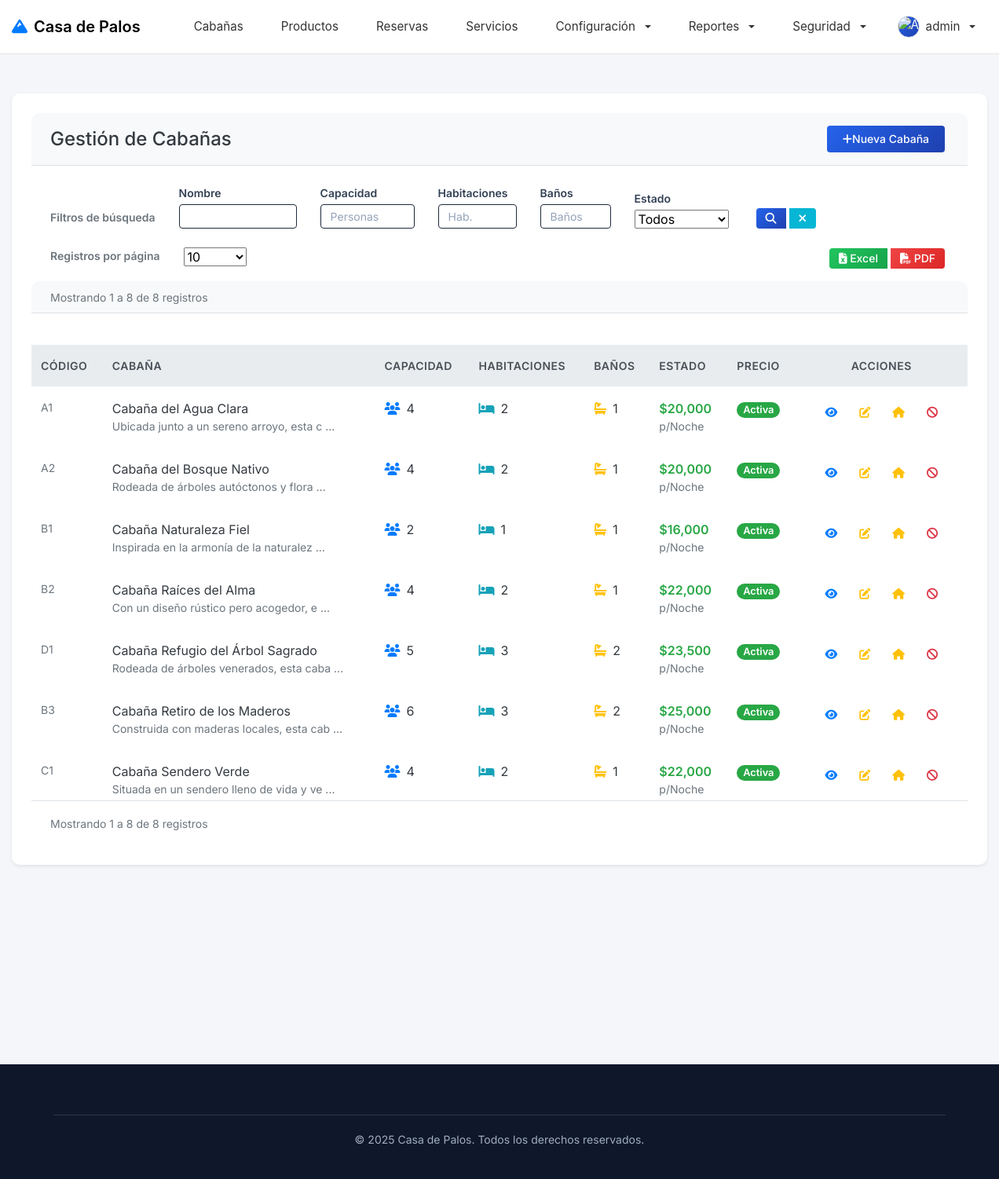
/cabanias (signed in), run on the app's committed database.
### tables this page shows
CREATE TABLE `modulo` (
  `id_modulo` int NOT NULL AUTO_INCREMENT,
  `modulo_descripcion` varchar(45) NOT NULL,
  `modulo_ruta` varchar(45) NOT NULL,
  `modulo_estado` int NOT NULL,
  `rela_menu` int DEFAULT NULL,
  PRIMARY KEY (`id_modulo`),
  KEY `fk_modulo_menu1_idx` (`rela_menu`),
  CONSTRAINT `fk_modulo_menu1` FOREIGN KEY (`rela_menu`) REFERENCES `menu` (`id_menu`)
);

CREATE TABLE `menu` (
  `id_menu` int NOT NULL AUTO_INCREMENT,
  `menu_nombre` varchar(45) NOT NULL,
  `menu_orden` int NOT NULL DEFAULT '1',
  `menu_estado` int NOT NULL DEFAULT '1',
  PRIMARY KEY (`id_menu`)
);

CREATE TABLE `cabania` (
  `id_cabania` int NOT NULL AUTO_INCREMENT,
  `cabania_codigo` varchar(45) NOT NULL,
  `cabania_nombre` varchar(45) NOT NULL,
  `cabania_descripcion` varchar(400) NOT NULL,
  `cabania_capacidad` int NOT NULL,
  `cabania_precio` float NOT NULL,
  `cabania_ubicacion` varchar(100) NOT NULL,
  `cabania_cantidadbanios` int NOT NULL,
  `cabania_cantidadhabitaciones` int NOT NULL,
  `cabania_foto` varchar(250) NOT NULL,
  `cabania_estado` int NOT NULL,
  PRIMARY KEY (`id_cabania`)
);

### Views/admin/operaciones/cabanias/listado.php (the view, shortened to what the rows shown need)
<div class="container-fluid">
    <div class="card border-0 shadow-sm">
        <div class="card-body p-0">
            <?php if (empty($cabanias)): ?>
                <div class="empty-state py-5 text-center">
                    <div class="mb-4">
                        <i class="fas fa-home fa-3x text-muted opacity-50"></i>
                    </div>
                    <h6 class="text-muted">No se encontraron cabañas</h6>
                    <p class="text-muted small mb-3">Intenta modificar los filtros o crea una nueva cabaña.</p>
                    <a href="<?= url('/admin/cabanias/formulario') ?>" class="btn btn-outline-dark btn-sm">
                        <i class="fas fa-plus fa-sm"></i> Crear cabaña
                    </a>
                </div>
            <?php else: ?>
                <?php if (isset($pagination) && $pagination['total'] > 0): ?>
                    <?php
                    $perPage = (int) ($_GET['per_page'] ?? 10);
                    $start = (($pagination['current_page'] - 1) * $perPage) + 1;
                    $end = min($pagination['current_page'] * $perPage, $pagination['total']);
                    $renderPagination = function($showInfo = true) use ($pagination, $start, $end) {
                    ?>
                        <div class="row align-items-center">
                            <?php if ($showInfo): ?>
                                <div class="col-sm-6">
                                    <span class="text-muted small">
                                        Mostrando <?= $start ?> a <?= $end ?> de <?= $pagination['total'] ?> registros
                                    </span>
                                </div>
                            <?php endif; ?>
                        </div>
                    <?php }; ?>
                    <div class="card-header bg-light border-bottom py-2">
                        <?php $renderPagination(true); ?>
                    </div>
                <?php endif; ?>
                <div class="table-responsive">
                    <table id="tablaCabanias" class="table table-hover mb-0">
                        <thead class="thead-light">
                            <tr>
                                <th class="border-0 py-3">Código</th>
                                <th class="border-0 py-3">Cabaña</th>
                                <th class="border-0 py-3">Capacidad</th>
                                <th class="border-0 py-3">Habitaciones</th>
                                <th class="border-0 py-3">Baños</th>
                                <th class="border-0 py-3">Estado</th>
                                <th class="border-0 py-3">Precio</th>
                                <th class="border-0 py-3 text-center">Acciones</th>
                            </tr>
                        </thead>
                        <tbody>
                            <?php foreach ($cabanias as $index => $cabania): ?>
                                <tr>
                                    <td class="border-0 py-3">
                                        <div class="small text-muted">
                                            <?= htmlspecialchars($cabania['cabania_codigo']) ?>
                                        </div>
                                    </td>
                                    <td class="border-0 py-3">
                                        <div class="d-flex align-items-center">
                                            <div>
                                                <div class="fw-medium text-dark"><?= htmlspecialchars($cabania['cabania_nombre']) ?></div>
                                                <div class="small text-muted">
                                                    <?= htmlspecialchars(substr($cabania['cabania_descripcion'], 0, 40)) ?>
                                                    <?= strlen($cabania['cabania_descripcion']) > 40 ? '...' : '' ?>
                                                </div>
                                            </div>
                                        </div>
                                    </td>
                                    <td class="border-0 py-3">
                                        <div class="d-flex align-items-center">
                                            <i class="fas fa-users text-primary me-2"></i>
                                            <span class="text-dark ml-2"><?= $cabania['cabania_capacidad'] ?></span>
                                        </div>
                                    </td>
                                    <td class="border-0 py-3">
                                        <div class="d-flex align-items-center">
                                            <i class="fas fa-bed text-info me-2"></i>
                                            <span class="text-dark ml-2"><?= $cabania['cabania_cantidadhabitaciones'] ?></span>
                                        </div>
                                    </td>
                                    <td class="border-0 py-3">
                                        <div class="d-flex align-items-center">
                                            <i class="fas fa-bath text-warning me-2"></i>
                                            <span class="text-dark ml-2"><?= $cabania['cabania_cantidadbanios'] ?></span>
                                        </div>
                                    </td>
                                    <td class="border-0 py-3">
                                        <span class="fw-medium text-success">$<?= number_format($cabania['cabania_precio'], 0, '.', ',') ?></span>
                                        <small class="text-muted d-block">p/Noche</small>
                                    </td>
                                    <td class="border-0 py-3">
                                        <?php if ($cabania['cabania_estado'] == 1): ?>
                                            <span class="badge bg-success text-white px-2 py-1 rounded-pill">Activa</span>
                                        <?php elseif ($cabania['cabania_estado'] == 2): ?>
                                            <span class="badge bg-warning text-dark px-2 py-1 rounded-pill">Ocupada</span>
                                        <?php else: ?>
                                            <span class="badge bg-danger text-white px-2 py-1 rounded-pill">Inactiva</span>
                                        <?php endif; ?>
                                    </td>
                                    <td class="border-0 py-3 text-center">
                                        <div class="btn-group btn-group-sm" role="group">
                                            <a href="<?= url('/cabanias/' . $cabania['id_cabania']) ?>"
                                               class="btn btn-outline-primary btn-sm"
                                               title="Ver detalle">
                                                <i class="fas fa-eye"></i>
                                            </a>
                                            <a href="<?= url('/cabanias/' . $cabania['id_cabania']) . '/edit'?>"
                                               class="btn btn-outline-warning btn-sm"
                                               title="Editar">
                                                <i class="fas fa-edit"></i>
                                            </a>
                                            <?php if ($cabania['cabania_estado'] == 1): ?>
                                                <button class="btn btn-outline-warning btn-sm"
                                                        onclick="cambiarEstadoCabania(<?= $cabania['id_cabania'] ?>, 2, '<?= addslashes($cabania['cabania_nombre']) ?>')"
                                                        title="Marcar como ocupada">
                                                    <i class="fas fa-home"></i>
                                                </button>
                                                <button class="btn btn-outline-danger btn-sm"
                                                        onclick="cambiarEstadoCabania(<?= $cabania['id_cabania'] ?>, 0, '<?= addslashes($cabania['cabania_nombre']) ?>')"
                                                        title="Desactivar">
                                                    <i class="fas fa-ban"></i>
                                                </button>
                                            <?php endif; ?>
                                        </div>
                                    </td>
                                </tr>
                            <?php endforeach; ?>
                        </tbody>
                    </table>
                </div>
                <?php if (isset($pagination) && $pagination['total'] > 0): ?>
                    <div class="card-footer bg-white border-top py-3">
                    </div>
                <?php endif; ?>
            <?php endif; ?>
    </div>
</div>

### Views/shared/components/menu.php (shortened to what the rows shown need)
<link href="<?= $this->asset('assets/css/menu-component.css') ?>" rel="stylesheet">
<nav class="navbar navbar-expand-lg navbar-minimal" style="
    background: #ffffff;
    border-bottom: 1px solid #e5e5e5;
    position: sticky;
    top: 0;
    z-index: 1030;
">
    <div class="container-fluid">
        <div class="collapse navbar-collapse" id="navbarNav">
            <ul class="navbar-nav ml-auto">
                <?php if (Auth::check()): ?>
                    <?php
                    $userModules = Auth::getUserModules();
                    $groupedModules = [];
                    $modulesWithoutMenu = [];
                    foreach ($userModules as $module) {
                        if ($module['menu_nombre'] && !empty(trim($module['menu_nombre']))) {
                            $menuName = $module['menu_nombre'];
                            $groupedModules[$menuName][] = $module;
                        } else {
                            $modulesWithoutMenu[] = $module;
                        }
                    }
                    foreach ($modulesWithoutMenu as $module): ?>
                        <li class="nav-item">
                            <a class="nav-link" href="<?= $this->url('/' . $module['modulo_ruta']) ?>">
                                <?= htmlspecialchars($module['modulo_descripcion']) ?>
                            </a>
                        </li>
                    <?php endforeach; ?>
                    <?php foreach ($groupedModules as $menuName => $modules): ?>
                        <?php if (count($modules) > 1): ?>
                            <li class="nav-item dropdown">
                                <a class="nav-link dropdown-toggle" href="#" role="button" data-toggle="dropdown" aria-expanded="false">
                                    <?= htmlspecialchars($menuName) ?>
                                </a>
                            </li>
                        <?php endif; ?>
                    <?php endforeach; ?>
                <?php endif; ?>
            </ul>
        </div>
    </div>
</nav>

### data on the page
modulo: modulo_descripcion "Cabañas"
modulo: modulo_descripcion "Productos"
modulo: modulo_descripcion "Reservas"
modulo: modulo_descripcion "Servicios"
modulo: rela_menu.menu_nombre "Seguridad"
cabania: cabania_estado "1 1", id_cabania "8 8", cabania_codigo "D1", cabania_nombre "Cabaña Refugio del Árbol Sagrado", cabania_descripcion "Rodeada de árboles venerados, esta caba", cabania_capacidad "5", cabania_cantidadhabitaciones "3", cabania_cantidadbanios "2", cabania_precio "23,500", shows "Activa"
cabania: cabania_codigo "A1", cabania_nombre "Cabaña del Agua Clara", cabania_descripcion "Ubicada junto a un sereno arroyo, esta c", cabania_capacidad "4", cabania_cantidadhabitaciones "2", cabania_cantidadbanios "1", cabania_precio "20,000", cabania_estado "Activa"
cabania: cabania_codigo "A2", cabania_nombre "Cabaña del Bosque Nativo", cabania_descripcion "Rodeada de árboles autóctonos y flora", cabania_capacidad "4", cabania_cantidadhabitaciones "2", cabania_cantidadbanios "1", cabania_precio "20,000", cabania_estado "Activa"
cabania: cabania_codigo "B1", cabania_nombre "Cabaña Naturaleza Fiel", cabania_descripcion "Inspirada en la armonía de la naturalez", cabania_capacidad "2", cabania_cantidadhabitaciones "1", cabania_cantidadbanios "1", cabania_precio "16,000", cabania_estado "Activa"
cabania: cabania_codigo "B2", cabania_nombre "Cabaña Raíces del Alma", cabania_descripcion "Con un diseño rústico pero acogedor, e", cabania_capacidad "4", cabania_cantidadhabitaciones "2", cabania_cantidadbanios "1", cabania_precio "22,000", cabania_estado "Activa"
cabania: cabania_codigo "B3", cabania_nombre "Cabaña Retiro de los Maderos", cabania_descripcion "Construida con maderas locales, esta cab", cabania_capacidad "6", cabania_cantidadhabitaciones "3", cabania_cantidadbanios "2", cabania_precio "25,000", cabania_estado "Activa"
cabania: cabania_codigo "C1", cabania_nombre "Cabaña Sendero Verde", cabania_descripcion "Situada en un sendero lleno de vida y ve", cabania_capacidad "4", cabania_cantidadhabitaciones "2", cabania_cantidadbanios "1", cabania_precio "22,000", cabania_estado "Activa"

### other printed values
$menuName "Configuración"
$menuName "Reportes"
Auth::user() "admin"
